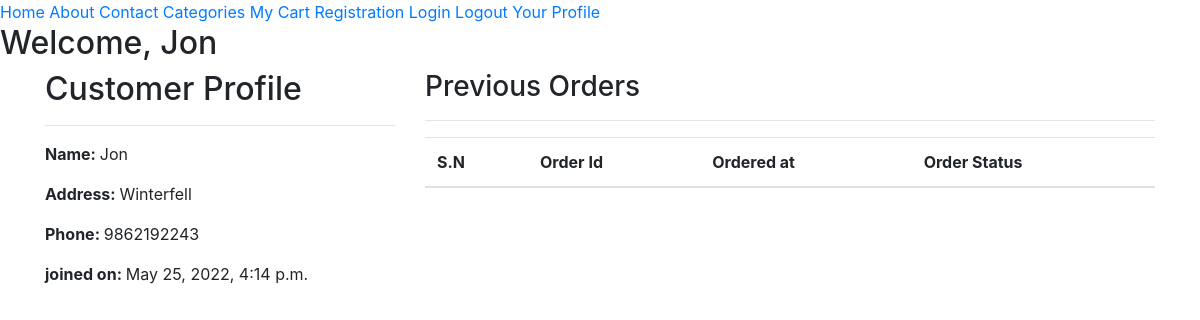
Before: /customerprofile/ (signed in) with the older database file.
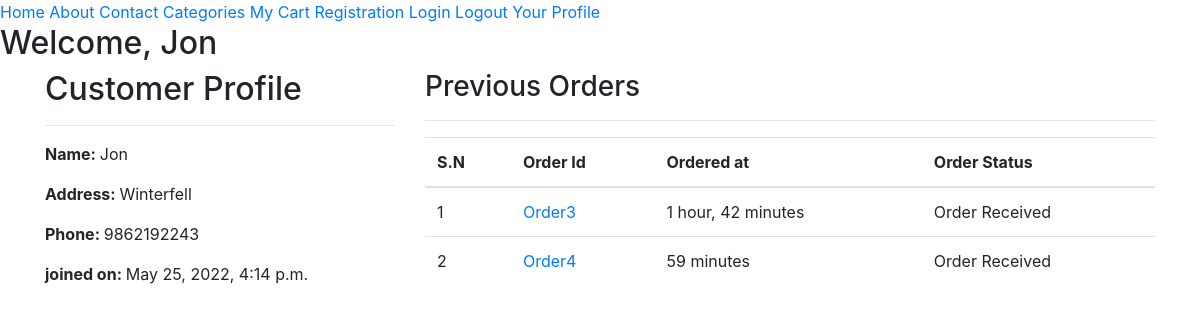
After: the same page with the newer database file.
### myshop/models.py (models this page shows, shortened)
class Customer(models.Model):
    user = models.OneToOneField(User,on_delete=models.CASCADE)
    full_name = models.CharField(max_length=100)
    address = models.CharField(max_length=100)
    phone = models.CharField(max_length=20)
    joined_on = models.DateTimeField(auto_now_add=True)
    class Meta:
        verbose_name_plural = 'Customer'

class Order(models.Model):
    cart = models.OneToOneField(Cart, on_delete=models.CASCADE)
    ordered_by = models.CharField(max_length=100)
    shipping_address = models.CharField(max_length=100)
    mobile = models.CharField(max_length=15)
    email = models.EmailField(null=True, blank=True)
    subtotal = models.PositiveIntegerField()
    discount = models.PositiveIntegerField()
    total = models.PositiveIntegerField()
    order_status = models.CharField(max_length=30, choices=ORDER_STATUS)
    order_at = models.DateTimeField(auto_now_add=True, null=True, blank=True)
    class Meta:
        verbose_name_plural = 'Order'

### myshop/views.py (the view)
# urls.py: path('customerprofile/', CustomerProfileView.as_view(), name='customer_profile'),
class CustomerProfileView(TemplateView):
    template_name = 'customer_profile.html'
    def dispatch(self, request, *args, **kwargs):
        if request.user.is_authenticated and request.user.customer:
            pass
        else:
            return redirect('login')
        return super().dispatch(request, *args, **kwargs)
    def get_context_data(self, **kwargs):
        context = super().get_context_data(**kwargs)
        customer = self.request.user.customer
        context['customer'] = customer
        customer_order = Order.objects.filter(cart__customer=self.request.user)
        context['customer_order'] = customer_order
        return context

### templates/customer_profile.html (shortened to what this page needs)
{% extends 'base.html' %}
{% block content %}
    <div class="container">
        <div class="row">
            <div class="col-md-4">
                <h2>Customer Profile</h2>
                <hr>
                <p><span class="font-weight-bold">Name: </span> {{ customer.full_name }}</p>
                <p><span class="font-weight-bold">Address: </span> {{ customer.address }}</p>
                <p><span class="font-weight-bold">Phone: </span> {{ customer.phone }}</p>
                <p><span class="font-weight-bold">joined on: </span> {{ customer.joined_on }}</p>
            </div>
            <div class="col-md-8">
                <h3>Previous Orders</h2><hr>
                <table class="table">
                    <thead>
                        <tr>
                            <th>S.N</th>
                            <th>Order Id</th>
                            <th>Ordered at</th>
                            <th>Order Status</th>
                        </tr>
                    </thead>
                    <tbody>
                        {% for order in customer_order %}
                        <tr>
                            <td>{{ forloop.counter }}</td>
                            <td><a href="{% url 'customer_order_detail' order.id %}">Order{{ order.id }}</a></td>
                            <td>{{ order.order_at|timesince }}</td>
                            <td>{{ order.order_status}}</td>
                        </tr>
                        {% endfor %}
                    </tbody>
                </table>
            </div>
        </div>
    </div>
{% endblock %}

### templates/base.html (shortened to what this page needs)
<!doctype html>
<html lang="en">
  <head>
    <link rel="stylesheet" href="https://cdn.jsdelivr.net/npm/bootstrap@4.6.1/dist/css/bootstrap.min.css">
  </head>
  <body>
    <a href="{% url 'home' %}">Home</a>
    <a href="{% url 'about' %}">About</a>
    <a href="{% url 'contact' %}">Contact</a>
    <a href="{% url 'category' %}">Categories</a>
    <a href="{% url 'mycart' %}">My Cart</a>
    <a href="{% url 'customerregistration' %}">Registration</a>
    <a href="{% url 'login' %}">Login</a>
    {% if user.is_authenticated and user.customer %}
    <a href="{% url 'logout' %}">Logout</a>
    <a href="{% url 'customer_profile' %}">Your Profile</a>
    <h2>Welcome, {{ request.user }}</h2>
    {% endif %}
    {% block content %}
    {% endblock %}
  </body>
</html>

Changed rows visible on the page:
added Order: id "3", order_at "1 hour, 42 minutes", order_status "Order Received"
added Order: id "4", order_at "59 minutes", order_status "Order Received"
